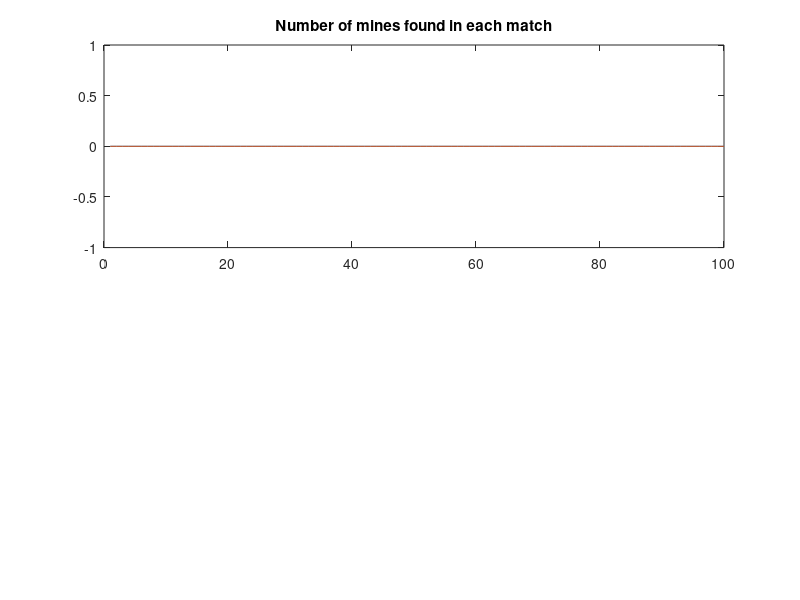

MATLAB code to generate this figure: (Note: this script raises an error after producing the figure.)
clc
%% Changelog
% v2.01 - Made zeroFinder more efficient / compact
% v2.02 - Making hiddenMap & createMap more compact
% v2.03 - Making MatchLoop more compact
% v2.04 - Making MatchLoop a function
% v2.05 - Making MatchLoop a function that can call bots
% v2.06 - BugFIX - Fixed infinite recursion & logic in zeroFinder

%% Game Information
% 0  = Empty Area
% 9  = Detected mines
% 10 = Hidden/Locked area
% other numbers works like minesweeper

% Create a bot that would make a prediction where the mines will be
% All valid guesses unlocks an area
% If bot unlocked a mine that bot gets another turn
% If bot unlocks already unlocked area, the bot wasted the turn
% Both bots get to see the game board and all previously unlocked areas
% Current bots are identical and they randomly guess the areas so the game
% could get stuck in infinite loop [ctrl-c @command window]

numberOfMatches = 100;               % Best of 'Odd numberOfMatches'
results = zeros(4,numberOfMatches); % Final results
height  = 10;                       % variable parameter
width   = 10;                       % variable parameter
diff    = 0.2;                      % portion of area that are mines
matchTime = 2;                      % Single match duration [sec]

%Graph Parameters
match = 1:numberOfMatches;
subplot(2,1,1);
plotMines = plot(match , results(1,:) , match , results(2,:));
title('Number of mines found in each match');
legend({bot1Name,bot2Name}, 'Interpreter', 'none');
subplot(2,1,2);
plotAvgMines = plot(match , results(3,:) , match , results(4,:));
title('Average number of mines per turn bots found in each match');
res_avg_bot_1 = sum(results(3,:))/numberOfMatches;
res_avg_bot_2 = sum(results(4,:))/numberOfMatches;
str_bot_1     = strcat(bot1Name,' : ',num2str(res_avg_bot_1));
str_bot_2     = strcat(bot2Name, ' : ',num2str(res_avg_bot_2));
legend({str_bot_1,str_bot_2}, 'Interpreter', 'none');
    
for gamesPlayed = 1:numberOfMatches
    %% Game parameters
    height    = height + 1                     %variable parameter
    width     = width + 1;                      %variable parameter
    bot1Name = 'bot_Chitii_02';
    bot2Name = 'bot_KJ_v0_03_Discoverer';
    
    results (:,gamesPlayed) = engine(height, width, diff, matchTime, bot1Name, bot2Name);
        
    
    %% The results
    
    
    
    plotMines = plot(match , results(1,:) , match , results(2,:));
    plotAvgMines = plot(match , results(3,:) , match , results(4,:));
    
    res_avg_bot_1 = sum(results(3,:))/numberOfMatches;
    res_avg_bot_2 = sum(results(4,:))/numberOfMatches;
    str_bot_1     = strcat(bot1Name,' : ',num2str(res_avg_bot_1));
    str_bot_2     = strcat(bot2Name, ' : ',num2str(res_avg_bot_2));
    legend({str_bot_1,str_bot_2}, 'Interpreter', 'none');
    
    refreshdata
    drawnow
end



%% Functions for the game
function results = engine(height, width, diff, matchTime, bot1Name, bot2Name)
    mines     = floor(diff*height*width);    
    fullMap   = createMap(height , width, mines);% Open this for God Eye's View
    gameMap   = hiddenMap(height , width);
    winner    = 0;
    startTime = cputime;
    
    %% Player parameters
    bot_1_score = 0;
    bot_2_score = 0;
    bot_1_turnCount = 0;
    bot_2_turnCount = 0;
    
    %% Current match
    while(~winner && (cputime-startTime) < matchTime)
        %Player 1's turn
        win = true;
        while(win && ~winner)
            if bot_1_score >= floor(mines/2)
                winner = 1;
                break
            end
            
            [x,y] = executeStrAsFun(bot1Name, gameMap);
            [gameMap,win] = oneTurn(x, y, gameMap, fullMap);
            bot_1_turnCount = bot_1_turnCount + 1;
            if(win)
                %bot_1 gets a bonus turn
                bot_1_score = bot_1_score + 1;
            end
        end
        %Player 2's turn
        win = true;
        while(win && ~winner)
            if bot_2_score >= floor(mines/2)
                winner = 1;
                break
            end
            [x,y] = executeStrAsFun(bot2Name, gameMap);
            [gameMap,win] = oneTurn(x, y, gameMap, fullMap);
            bot_2_turnCount = bot_2_turnCount + 1;
            if(win)
                %bot_2 gets a bonus turn
                bot_2_score = bot_2_score + 1;
            end
        end
    end
    
    %% The current match result
    % gameMap
    results(1) = bot_1_score;
    results(2) = bot_2_score;
    results(3) = bot_1_score / bot_1_turnCount;
    results(4) = bot_2_score / bot_2_turnCount;
end

function map = createMap(height, width, numBomb)
    if numBomb < height*width
        map = zeros(height, width);
        if numBomb > 0
            %Find random indicies to place mines and set them
            mine_idx = randperm(numel(map), numBomb);
            map(mine_idx) = 9;
            
            [r_mine, c_mine] = find(map==9);
            
            for i = 1:numel(r_mine)
                %Find valid indicies
                ri = max((r_mine(i)-1),1):min((r_mine(i)+1),height);
                ci = max((c_mine(i)-1),1):min((c_mine(i)+1),width);
                %Increment adjacent tiles
                map(ri,ci) = map(ri,ci) + 1;               
            end
            
            %Reset Mines to 9
            map(mine_idx) = 9;
        end
    end
end

function map = hiddenMap(height, width)
    map = zeros(height , width) + 10;
end

function [gameMap,win] = oneTurn(row, col, gameMap, fullMap)
    [arrHeight, arrWidth] = size(gameMap);
    if (row > 0 && row <= arrHeight && col > 0 && col <=arrWidth && gameMap(row,col) == 10)
        if fullMap(row, col) ~=9 %Player didnt find the bomb doesnt get extra turn
            win = 0;
            if fullMap(row, col) ~= 0 %Player found information on map
                gameMap(row, col) = fullMap(row, col);
                map = gameMap;
            else %Player found a piece of empty land, So all the adjacent empty boxes needs to found
                map = zeroFinder(row, col, gameMap,fullMap);
            end
        else %Player found a mine
            win = 1;
            gameMap(row, col) = fullMap(row, col);
            map = gameMap;
        end
    else
        win = 0; % the spot is already open or out of bounds
        map = gameMap;
    end
end

function gameMap = zeroFinder(row, col, gameMap,fullMap)
    [arrHeight, arrWidth] = size(gameMap);
    gameMap(row,col) = fullMap(row,col);
    
    %Find valid indicies
    ri = max((row-1),1):min((row+1),arrHeight);
    ci = max((col-1),1):min((col+1),arrWidth);
    %Assign
    oldSect = gameMap(ri,ci);
    gameMap(ri,ci) = fullMap(ri,ci);
    
    %Check for new Zeros
    diffSect = oldSect - gameMap(ri,ci);
    [rx, cx] = find(diffSect==10);
    rz = ri(rx);
    cz = ci(cx);
    %Recall zeroFinder
    for i = 1 : numel(rz)
        if(rz(i)~=row || cz(i) ~= col)
            gameMap = zeroFinder(rz(i), cz(i), gameMap, fullMap);
        end
    end
end

%% Bots
function [row,col] = bot_1(gameMap)
    [row,col] = bot_RandomValidGuess(gameMap);
end
%% Bots
function [row,col] = bot_2(gameMap)
    [row,col] = bot_RandomValidGuess(gameMap);
end

%% Auxillary Functions
function [row, col] = executeStrAsFun(fname, args)
    try
        fun = str2func(fname);         % convert string to a function
        [row, col] = fun(args);           % run the function
    catch err
        fprintf('Function: %s\n', fname);
        fprintf('Message: %s\n', err.message);
        struct2table(err.stack, 'AsArray', true)
        error(err)
        %results = ['ERROR: Couldn''t run function: ' fname];
    end
end